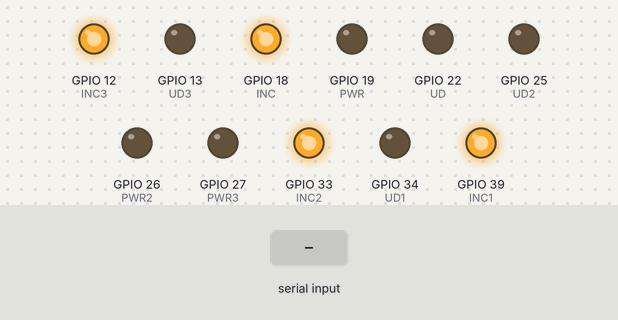
A sketch run on a simulated ESP32. Parts: output pins drawn as LEDs (lit = HIGH). The test bench sets the inputs (shaded band). WiFi joins after 1.5 s; servers stay silent unless stated; pins used as bus, display or sensor lines are not drawn; what the sketch prints to the serial monitor is not drawn.

Above: at 2.7 s.
2.8 s: "pot 0\n" received over Serial
At 4.6 s:
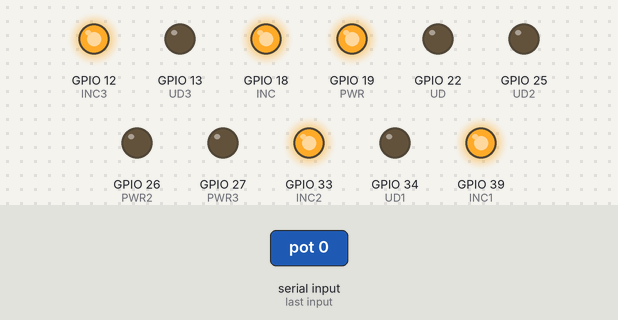
5.3 s: "pot off\n" received over Serial
At 5.8 s:
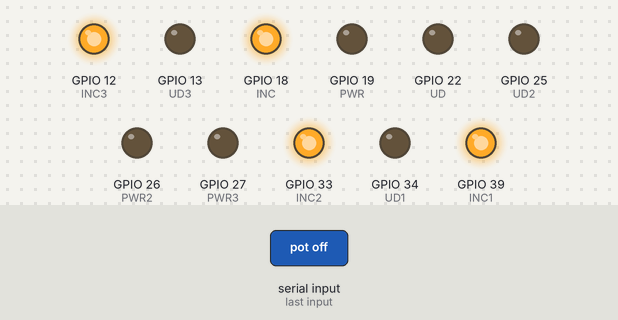
6.8 s: "pot 90\n" received over Serial
At 8.1 s:
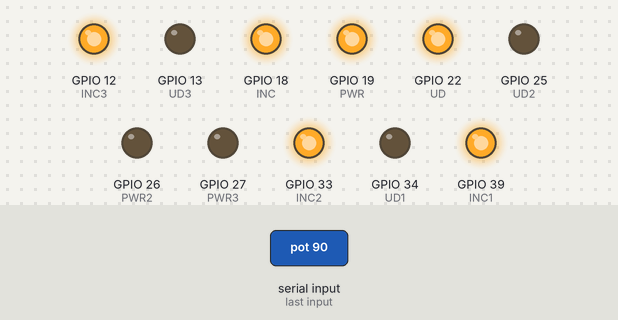
9.2 s: "pot off\n" received over Serial
At 10.0 s:
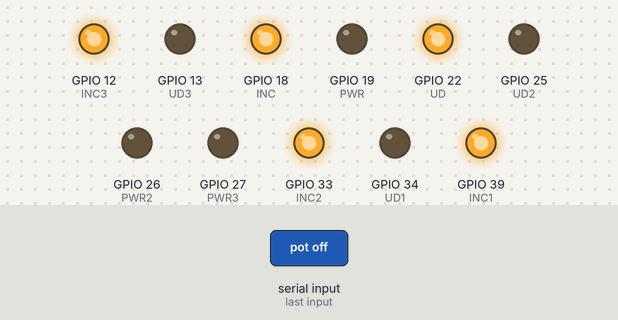
Timing chart, 0 to 11.7 s (numbered marks = the images above; inputs shaded):
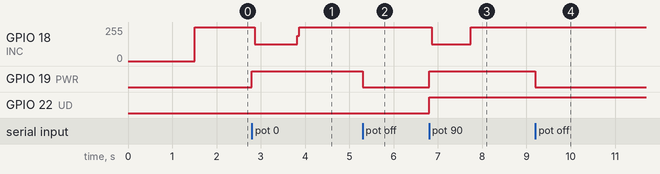

The sketch:

pot_withwificontrol_1AUG2025_copy_20250801010027.ino
```cpp
/*
This code controls 4 potentiometers with 1 esp32
pot0 to pot3
*/

#include <WiFi.h>
//const char* ssid = "TP-Link_8FE0";
//const char* password = "TimmysDisciples";

const char* ssid = "MyCafe2.4";
const char* password = "passwordapa";
WiFiServer server(1234);


int steps_delta = 0;
int steps_0 = 0;


//GPIO PINS
//POT0, POT3
//pot 1const int is a read only variable
const int CS = 5; const int CS1 = 36; const int CS2 = 32; const int CS3 = 14;
const int INC = 18; const int INC1 = 39; const int INC2 = 33; const int INC3 = 12;
const int UD = 22; const int UD1 = 34;const int UD2 = 25; const int UD3 = 13;
const int PWR = 19; const int PWR1 = 32; const int PWR2 = 26; const int PWR3 = 27;


// Time Delay // Do we need this delay?
const int incDelay = 5;
const int csDelay = 5;
const int currentStep = 0;
// Initialize the potentiometer

void setup() {
  // baud rate
  Serial.begin(115200);

  // set up wifi
  WiFi.begin(ssid, password);
  while (WiFi.status() != WL_CONNECTED) {
    delay(500);
    Serial.print(".");
  }
  Serial.println("\nConnected to WiFi");
  Serial.print("IP address: ");
  Serial.println(WiFi.localIP());
  server.begin();


  // Sets control pins as outputs
  pinMode(CS, OUTPUT);   pinMode(CS1, OUTPUT);   pinMode(CS2, OUTPUT);   pinMode(CS3, OUTPUT);
  pinMode(INC, OUTPUT);   pinMode(INC1, OUTPUT);   pinMode(INC2, OUTPUT);   pinMode(INC3, OUTPUT); //direction for inc or dec
  pinMode(UD, OUTPUT);   pinMode(UD1, OUTPUT);   pinMode(UD2, OUTPUT);   pinMode(UD3, OUTPUT); //direction for inc or dec
  pinMode(PWR,OUTPUT);  pinMode(PWR1,OUTPUT);   pinMode(PWR2,OUTPUT);  pinMode(PWR3,OUTPUT);//use GPIO for PWR 3.3 to enable open ckt


  // They are Active Low??
  // Idle state
  digitalWrite(PWR, LOW);  digitalWrite(PWR1, LOW);  digitalWrite(PWR2, LOW);  digitalWrite(PWR3, LOW);// PWR LOW for open ckt
  digitalWrite(INC, HIGH);  digitalWrite(INC1, HIGH); digitalWrite(INC2, HIGH); digitalWrite(INC3, HIGH); //INC activelow?
  delay(incDelay);
  digitalWrite(CS, HIGH); digitalWrite(CS1, HIGH);digitalWrite(CS2, HIGH);digitalWrite(CS3, HIGH);// CS Active low chip deselected
  delay(csDelay);
  Serial.println("Enter number of steps to increment:");
}


void incResistance(int steps){ // 100 steps
  digitalWrite(UD, HIGH); // sets direction to inc
  digitalWrite(CS, LOW); // enable chip

  for (int i=0; i < steps; i++ ){

    // trigger falling edge to enable increment
    digitalWrite(INC, HIGH); // Toggle INC pin
    delay(incDelay);
    digitalWrite(INC, LOW); // at falling edge, inc happens
    delay(incDelay);
  }

  digitalWrite(INC, HIGH);
  delay(incDelay);
  digitalWrite(CS, HIGH);  //CS High both Inc and Dec
  delay(csDelay);
}


void decResistance(int steps){ // 100 steps
  digitalWrite(UD, LOW); // sets direction to dec
  digitalWrite(CS, LOW); // enable chip DECREASE LOW
  for (int i=0; i < steps; i++ ){

    //trigger falling edge to enable icrement
    digitalWrite(INC, HIGH); // Toggle INC pin
    delay(incDelay);
    digitalWrite(INC, LOW); // at falling edge, inc happens
    delay(incDelay);
  }

  digitalWrite(INC, HIGH);
  delay(incDelay);
  digitalWrite(CS, HIGH);  //CS HIGH both Inc and Dec
  delay(csDelay);

}

void loop() {
  WiFiClient client = server.available();
  if (client) {
    Serial.println("Client connected");
    while (client.connected()) {
      if (client.available()) {

        String command = client.readStringUntil('\n');
        client.println("Command received: " + command);
        Serial.print("Received command: ");
        Serial.println(command);
        command.trim();

        if (command.startsWith("pot ")) {
          int steps = command.substring(4).toInt();
          steps_delta = steps - steps_0;

          if (command == "pot off"){ //steps = 0
            Serial.println("enabling open circuit");
            Serial.println(steps);
            digitalWrite(PWR, LOW);
            Serial.println("enabling open circuit");
            steps_0 = 0;  // Reset to avoid confusion
            return;
          }

          else if (command == "pot 0"){
            //steps = 0
            digitalWrite(PWR, HIGH);
            Serial.println("set to 40 ohms from open ckt");
            decResistance(100);
            steps_0 = 0;
          }

          else if (steps_delta < 0) {
          digitalWrite(PWR, HIGH);
          decResistance(abs(steps_delta));
          }

          else if (steps_delta > 0) {
          digitalWrite(PWR, HIGH);
          incResistance(steps_delta);
          }

        steps_0 = steps;
        Serial.print("steps= ");
        Serial.println(steps);
        client.println("Ready for command");
        }
        else {
        Serial.println("Invalid command. Use format: pot <steps>");
        client.println("Ready for command");
        }
      }


      }
    }
    client.stop();


  if (Serial.available()) {
    String input = Serial.readStringUntil('\n');
    Serial.println("command received, please wait");
    input.trim();

    if (input.startsWith("pot ")) {
      int steps = input.substring(4).toInt();
      steps_delta = steps - steps_0;

      if (input == "pot off"){
        //this autosets steps = 0
        Serial.println("enabling open circuit");
        Serial.println(steps);
        digitalWrite(PWR, LOW);
        delay(1);
        steps_0 = 0;
        return;
        // Reset to avoid confusion
      }

      else if (input == "pot 0"){
        //steps = 0
        digitalWrite(PWR, HIGH);
        Serial.println("set to 40 ohms from open ckt");
        decResistance(100);
        steps_0 = 0;
      }

      else if (steps_delta < 0) {
        digitalWrite(PWR, HIGH);
        decResistance(abs(steps_delta));
      }

      else if (steps_delta > 0) {
        digitalWrite(PWR, HIGH);
        incResistance(steps_delta);
      }
      steps_0 = steps;
      Serial.print("steps= ");
      Serial.println(steps);
      Serial.println("Ready for command");

    } else {
      Serial.println("Invalid command. Use format: pot <steps>");
      Serial.println("Ready for command");
    }
  }
  }
```

Measured:
- after the input at 2.8 s, GPIO 18 (INC): 255/255 → 127/255 after 0.07 s, → 255/255 0.96 s later; GPIO 19 (PWR): LOW → HIGH at once
- after the input at 5.3 s, GPIO 19 (PWR): HIGH → LOW at once
- after the input at 6.8 s, GPIO 18 (INC): 255/255 → 127/255 after 0.07 s, → 255/255 0.88 s later; GPIO 19 (PWR), GPIO 22 (UD): LOW → HIGH at once
- after the input at 9.2 s, GPIO 19 (PWR): HIGH → LOW at once
